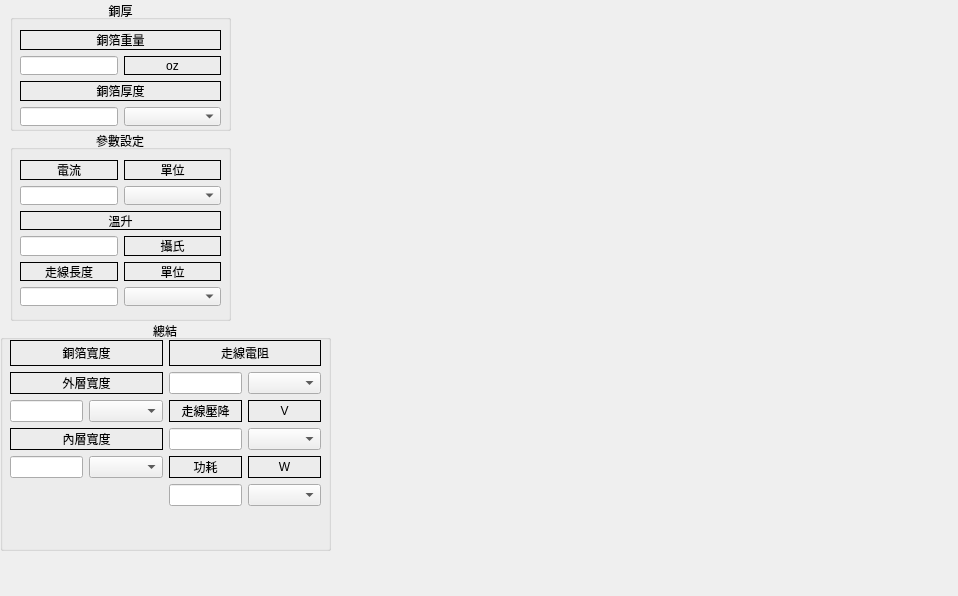
<?xml version="1.0" encoding="UTF-8"?>
<ui version="4.0">
 <class>Line_Width</class>
 <widget class="QWidget" name="Line_Width">
  <property name="geometry">
   <rect>
    <x>0</x>
    <y>0</y>
    <width>958</width>
    <height>596</height>
   </rect>
  </property>
  <property name="windowTitle">
   <string>Form</string>
  </property>
  <widget class="QGroupBox" name="groupBox_3">
   <property name="geometry">
    <rect>
     <x>10</x>
     <y>0</y>
     <width>221</width>
     <height>131</height>
    </rect>
   </property>
   <property name="title">
    <string>銅厚</string>
   </property>
   <property name="alignment">
    <set>Qt::AlignmentFlag::AlignCenter</set>
   </property>
   <widget class="QWidget" name="layoutWidget_2">
    <property name="geometry">
     <rect>
      <x>10</x>
      <y>30</y>
      <width>201</width>
      <height>96</height>
     </rect>
    </property>
    <layout class="QGridLayout" name="gridLayout_4" rowstretch="0,0,0,0" columnstretch="1,1">
     <item row="1" column="1">
      <widget class="QLabel" name="label_12">
       <property name="frameShape">
        <enum>QFrame::Shape::Box</enum>
       </property>
       <property name="text">
        <string>oz</string>
       </property>
       <property name="alignment">
        <set>Qt::AlignmentFlag::AlignCenter</set>
       </property>
      </widget>
     </item>
     <item row="3" column="0">
      <widget class="QLineEdit" name="thickness_lineEdit"/>
     </item>
     <item row="1" column="0">
      <widget class="QLineEdit" name="Mass_lineEdit"/>
     </item>
     <item row="3" column="1">
      <widget class="QComboBox" name="thickness_comboBox"/>
     </item>
     <item row="0" column="0" colspan="2">
      <widget class="QLabel" name="label_9">
       <property name="frameShape">
        <enum>QFrame::Shape::Box</enum>
       </property>
       <property name="text">
        <string>銅箔重量</string>
       </property>
       <property name="alignment">
        <set>Qt::AlignmentFlag::AlignCenter</set>
       </property>
      </widget>
     </item>
     <item row="2" column="0" colspan="2">
      <widget class="QLabel" name="label_10">
       <property name="frameShape">
        <enum>QFrame::Shape::Box</enum>
       </property>
       <property name="text">
        <string>銅箔厚度</string>
       </property>
       <property name="alignment">
        <set>Qt::AlignmentFlag::AlignCenter</set>
       </property>
      </widget>
     </item>
    </layout>
   </widget>
  </widget>
  <widget class="QGroupBox" name="groupBox_11">
   <property name="geometry">
    <rect>
     <x>10</x>
     <y>130</y>
     <width>221</width>
     <height>191</height>
    </rect>
   </property>
   <property name="title">
    <string>參數設定</string>
   </property>
   <property name="alignment">
    <set>Qt::AlignmentFlag::AlignCenter</set>
   </property>
   <widget class="QWidget" name="layoutWidget_11">
    <property name="geometry">
     <rect>
      <x>10</x>
      <y>30</y>
      <width>201</width>
      <height>146</height>
     </rect>
    </property>
    <layout class="QGridLayout" name="gridLayout_13" columnstretch="1,1">
     <item row="3" column="1">
      <widget class="QLabel" name="label_24">
       <property name="frameShape">
        <enum>QFrame::Shape::Box</enum>
       </property>
       <property name="text">
        <string>攝氏</string>
       </property>
       <property name="alignment">
        <set>Qt::AlignmentFlag::AlignCenter</set>
       </property>
      </widget>
     </item>
     <item row="3" column="0">
      <widget class="QLineEdit" name="temp_lineEdit"/>
     </item>
     <item row="0" column="0">
      <widget class="QLabel" name="label_21">
       <property name="frameShape">
        <enum>QFrame::Shape::Box</enum>
       </property>
       <property name="text">
        <string>電流</string>
       </property>
       <property name="alignment">
        <set>Qt::AlignmentFlag::AlignCenter</set>
       </property>
      </widget>
     </item>
     <item row="4" column="0">
      <widget class="QLabel" name="label_15">
       <property name="frameShape">
        <enum>QFrame::Shape::Box</enum>
       </property>
       <property name="text">
        <string>走線長度</string>
       </property>
       <property name="alignment">
        <set>Qt::AlignmentFlag::AlignCenter</set>
       </property>
      </widget>
     </item>
     <item row="1" column="0">
      <widget class="QLineEdit" name="Current_lineEdit"/>
     </item>
     <item row="5" column="0">
      <widget class="QLineEdit" name="Length_lineEdit"/>
     </item>
     <item row="4" column="1">
      <widget class="QLabel" name="label_16">
       <property name="frameShape">
        <enum>QFrame::Shape::Box</enum>
       </property>
       <property name="text">
        <string>單位</string>
       </property>
       <property name="alignment">
        <set>Qt::AlignmentFlag::AlignCenter</set>
       </property>
      </widget>
     </item>
     <item row="5" column="1">
      <widget class="QComboBox" name="Length_comboBox"/>
     </item>
     <item row="1" column="1">
      <widget class="QComboBox" name="Current_comboBox"/>
     </item>
     <item row="2" column="0" colspan="2">
      <widget class="QLabel" name="label_22">
       <property name="frameShape">
        <enum>QFrame::Shape::Box</enum>
       </property>
       <property name="text">
        <string>溫升</string>
       </property>
       <property name="alignment">
        <set>Qt::AlignmentFlag::AlignCenter</set>
       </property>
      </widget>
     </item>
     <item row="0" column="1">
      <widget class="QLabel" name="label_23">
       <property name="frameShape">
        <enum>QFrame::Shape::Box</enum>
       </property>
       <property name="text">
        <string>單位</string>
       </property>
       <property name="alignment">
        <set>Qt::AlignmentFlag::AlignCenter</set>
       </property>
      </widget>
     </item>
    </layout>
   </widget>
  </widget>
  <widget class="QLabel" name="label">
   <property name="geometry">
    <rect>
     <x>260</x>
     <y>10</y>
     <width>661</width>
     <height>261</height>
    </rect>
   </property>
   <property name="text">
    <string/>
   </property>
   <property name="pixmap">
    <pixmap resource="Scientific_computing.qrc">:/Line_With.bmp</pixmap>
   </property>
   <property name="scaledContents">
    <bool>true</bool>
   </property>
  </widget>
  <widget class="QGroupBox" name="groupBox_4">
   <property name="geometry">
    <rect>
     <x>0</x>
     <y>320</y>
     <width>331</width>
     <height>231</height>
    </rect>
   </property>
   <property name="title">
    <string>總結</string>
   </property>
   <property name="alignment">
    <set>Qt::AlignmentFlag::AlignCenter</set>
   </property>
   <widget class="QWidget" name="layoutWidget_3">
    <property name="geometry">
     <rect>
      <x>10</x>
      <y>20</y>
      <width>311</width>
      <height>191</height>
     </rect>
    </property>
    <layout class="QGridLayout" name="gridLayout_5" rowstretch="1,1,1,1,1,1,1" columnstretch="1,1,1,1">
     <item row="4" column="1">
      <widget class="QComboBox" name="Internal_comboBox"/>
     </item>
     <item row="2" column="3">
      <widget class="QLabel" name="label_20">
       <property name="frameShape">
        <enum>QFrame::Shape::Box</enum>
       </property>
       <property name="text">
        <string>V</string>
       </property>
       <property name="alignment">
        <set>Qt::AlignmentFlag::AlignCenter</set>
       </property>
      </widget>
     </item>
     <item row="2" column="1">
      <widget class="QComboBox" name="External_comboBox"/>
     </item>
     <item row="0" column="2" colspan="2">
      <widget class="QLabel" name="label_17">
       <property name="frameShape">
        <enum>QFrame::Shape::Box</enum>
       </property>
       <property name="text">
        <string>走線電阻</string>
       </property>
       <property name="alignment">
        <set>Qt::AlignmentFlag::AlignCenter</set>
       </property>
      </widget>
     </item>
     <item row="1" column="2">
      <widget class="QLineEdit" name="Impedance_lineEdit"/>
     </item>
     <item row="4" column="0">
      <widget class="QLineEdit" name="Internal_lineEdit"/>
     </item>
     <item row="4" column="3">
      <widget class="QLabel" name="label_25">
       <property name="frameShape">
        <enum>QFrame::Shape::Box</enum>
       </property>
       <property name="text">
        <string>W</string>
       </property>
       <property name="alignment">
        <set>Qt::AlignmentFlag::AlignCenter</set>
       </property>
      </widget>
     </item>
     <item row="1" column="3">
      <widget class="QComboBox" name="Impedance_comboBox"/>
     </item>
     <item row="1" column="0" colspan="2">
      <widget class="QLabel" name="label_26">
       <property name="frameShape">
        <enum>QFrame::Shape::Box</enum>
       </property>
       <property name="text">
        <string>外層寬度</string>
       </property>
       <property name="alignment">
        <set>Qt::AlignmentFlag::AlignCenter</set>
       </property>
      </widget>
     </item>
     <item row="3" column="2">
      <widget class="QLineEdit" name="VoltageDrop_lineEdit"/>
     </item>
     <item row="3" column="3">
      <widget class="QComboBox" name="VoltageDrop_comboBox"/>
     </item>
     <item row="0" column="0" colspan="2">
      <widget class="QLabel" name="label_14">
       <property name="frameShape">
        <enum>QFrame::Shape::Box</enum>
       </property>
       <property name="text">
        <string>銅箔寬度</string>
       </property>
       <property name="alignment">
        <set>Qt::AlignmentFlag::AlignCenter</set>
       </property>
      </widget>
     </item>
     <item row="2" column="0">
      <widget class="QLineEdit" name="External_lineEdit"/>
     </item>
     <item row="3" column="0" colspan="2">
      <widget class="QLabel" name="label_27">
       <property name="frameShape">
        <enum>QFrame::Shape::Box</enum>
       </property>
       <property name="text">
        <string>內層寬度</string>
       </property>
       <property name="alignment">
        <set>Qt::AlignmentFlag::AlignCenter</set>
       </property>
      </widget>
     </item>
     <item row="4" column="2">
      <widget class="QLabel" name="label_19">
       <property name="frameShape">
        <enum>QFrame::Shape::Box</enum>
       </property>
       <property name="text">
        <string>功耗</string>
       </property>
       <property name="alignment">
        <set>Qt::AlignmentFlag::AlignCenter</set>
       </property>
      </widget>
     </item>
     <item row="2" column="2">
      <widget class="QLabel" name="label_18">
       <property name="frameShape">
        <enum>QFrame::Shape::Box</enum>
       </property>
       <property name="text">
        <string>走線壓降</string>
       </property>
       <property name="alignment">
        <set>Qt::AlignmentFlag::AlignCenter</set>
       </property>
      </widget>
     </item>
     <item row="5" column="3">
      <widget class="QComboBox" name="Consumption_comboBox"/>
     </item>
     <item row="5" column="2">
      <widget class="QLineEdit" name="Consumption_lineEdit"/>
     </item>
    </layout>
   </widget>
  </widget>
  <widget class="QLabel" name="label_2">
   <property name="geometry">
    <rect>
     <x>360</x>
     <y>290</y>
     <width>531</width>
     <height>271</height>
    </rect>
   </property>
   <property name="text">
    <string/>
   </property>
   <property name="pixmap">
    <pixmap resource="Scientific_computing.qrc">:/Line_With-power.bmp</pixmap>
   </property>
   <property name="scaledContents">
    <bool>true</bool>
   </property>
  </widget>
 </widget>
 <resources>
  <include location="Scientific_computing.qrc"/>
 </resources>
 <connections/>
</ui>
